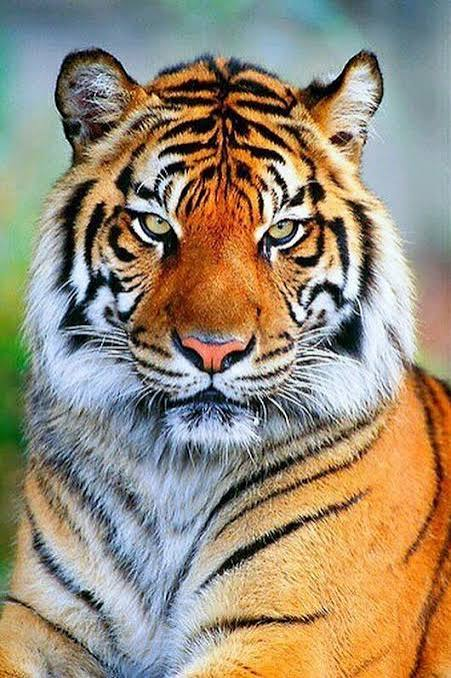
#> input picture exp1/exp1.jpg, 451 x 678 px
$ python exp1.py
#> lines starting #> are read from the running program, lines starting #| are printed output that depends on the picture
import cv2

img = cv2.imread("exp1.jpg")
#> img is the input picture: shape (678, 451, 3); mean B, G, R 119.9, 140.4, 153.4

gray = cv2.cvtColor(img, cv2.COLOR_BGR2GRAY)
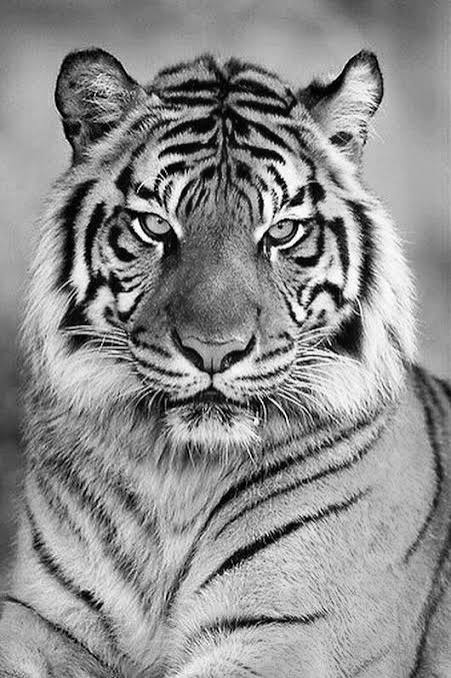
#> gray: shape (678, 451); min 0, max 255, mean 142

cv2.imshow("Original Image", img)
cv2.imshow("Grayscale Image", gray)

cv2.imwrite("exp1_out.jpg", gray)
print("Output saved as exp1_out.jpg")

cv2.waitKey(0)
cv2.destroyAllWindows()

$ run again, with exp 1.jpg copied over exp1/exp1.jpg
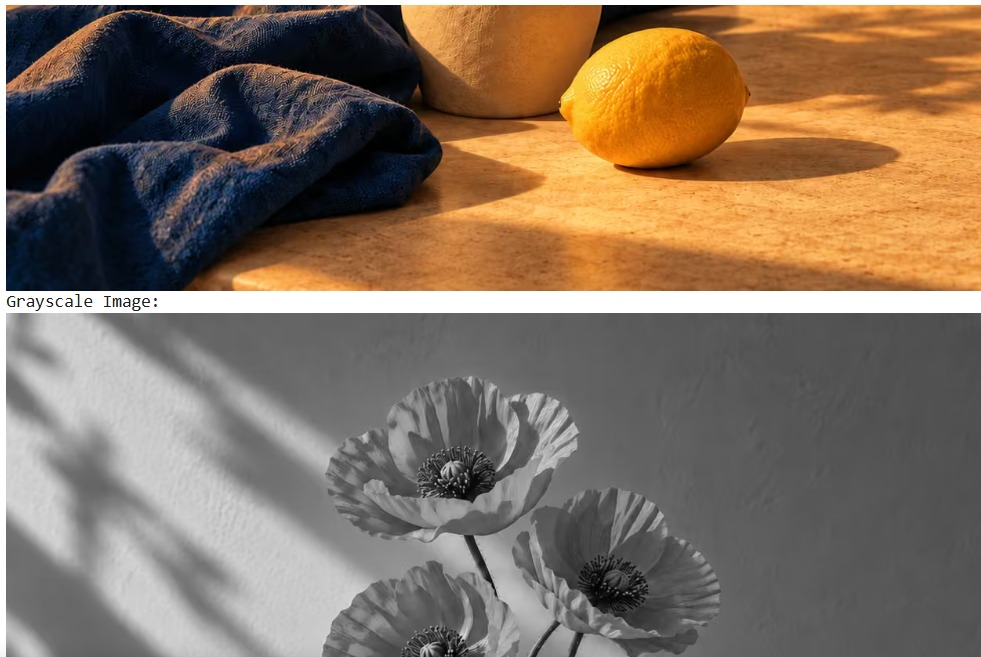
#> input picture exp 1.jpg, 981 x 657 px
#> img is the input picture: shape (657, 981, 3); mean B, G, R 95.3, 112, 130.1
#> `gray = cv2.cvtColor(img, cv2.COLOR_BGR2GRAY)`:
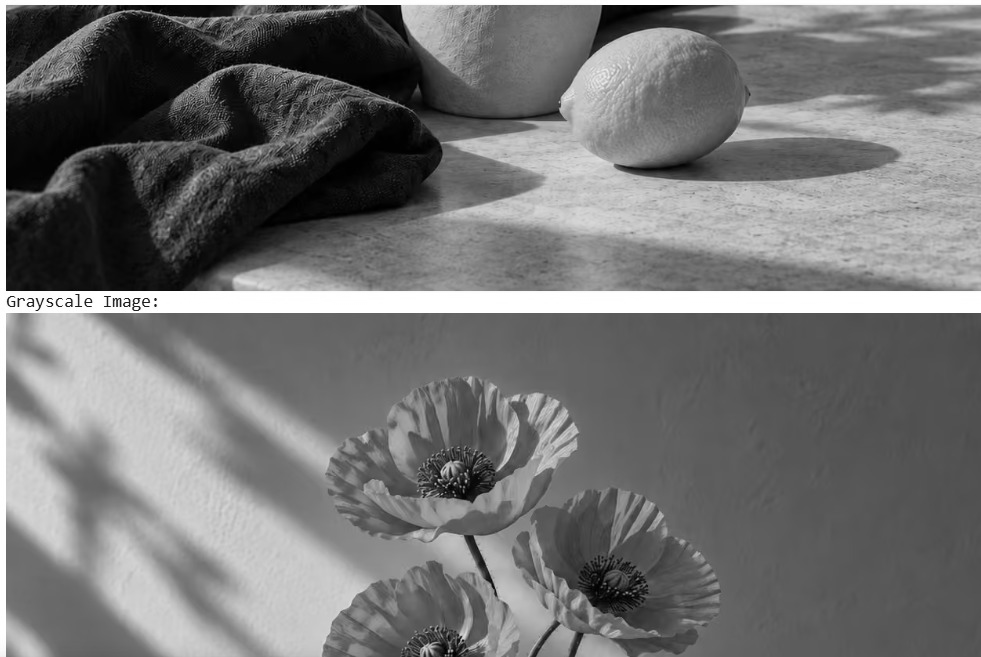
#> gray: shape (657, 981); min 0, max 255, mean 115.5
